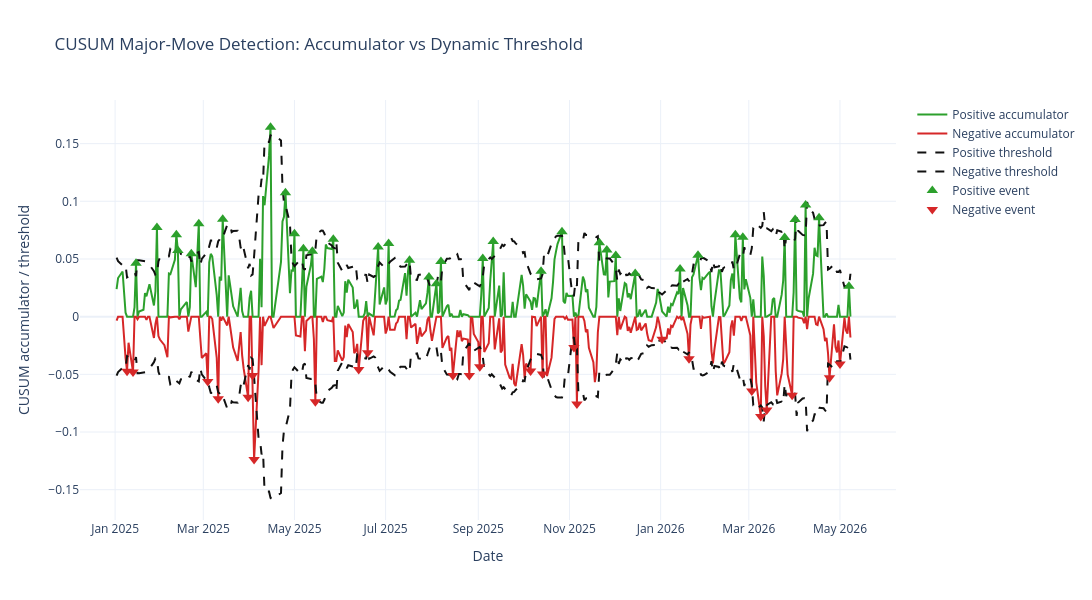

This figure's notebook cell:
### Code cell
cusum_accumulator_fig = plot_cusum_accumulator(cusum_path, start='2025-01-01')
cusum_accumulator_fig.show()

### Figure 1 — Plotly figure (JSON) as saved in the notebook; plotly's stock layout.template omitted (floating-point values rounded to 4 significant figures; data arrays with more than 128 entries replaced by an {"elided": "..."} marker saying what was removed)
{"data": [{"line": {"color": "#2ca02c"}, "mode": "lines", "name": "Positive accumulator", "type": "scatter", "x": {"elided": "348 str values"}, "y": {"elided": "348 float values"}}, {"line": {"color": "#d62728"}, "mode": "lines", "name": "Negative accumulator", "type": "scatter", "x": {"elided": "348 str values"}, "y": {"elided": "348 float values"}}, {"line": {"color": "#111111", "dash": "dash"}, "mode": "lines", "name": "Positive threshold", "type": "scatter", "x": {"elided": "348 str values"}, "y": {"elided": "348 float values"}}, {"line": {"color": "#111111", "dash": "dash"}, "mode": "lines", "name": "Negative threshold", "type": "scatter", "x": {"elided": "348 str values"}, "y": {"elided": "348 float values"}}, {"marker": {"color": "#2ca02c", "size": 10, "symbol": "triangle-up"}, "mode": "markers", "name": "Positive event", "type": "scatter", "x": ["2025-01-15T00:00:00", "2025-01-29T00:00:00", "2025-02-11T00:00:00", "2025-02-12T00:00:00", "2025-02-21T00:00:00", "2025-02-26T00:00:00", "2025-03-14T00:00:00", "2025-04-15T00:00:00", "2025-04-25T00:00:00", "2025-05-01T00:00:00", "2025-05-07T00:00:00", "2025-05-13T00:00:00", "2025-05-27T00:00:00", "2025-06-26T00:00:00", "2025-07-03T00:00:00", "2025-07-17T00:00:00", "2025-07-30T00:00:00", "2025-08-04T00:00:00", "2025-08-07T00:00:00", "2025-09-04T00:00:00", "2025-09-11T00:00:00", "2025-10-13T00:00:00", "2025-10-27T00:00:00", "2025-11-21T00:00:00", "2025-11-26T00:00:00", "2025-12-02T00:00:00", "2025-12-15T00:00:00", "2026-01-14T00:00:00", "2026-01-26T00:00:00", "2026-02-20T00:00:00", "2026-02-25T00:00:00", "2026-03-25T00:00:00", "2026-04-01T00:00:00", "2026-04-08T00:00:00", "2026-04-17T00:00:00", "2026-05-07T00:00:00"], "y": [0.04633, 0.0774, 0.07106, 0.05726, 0.05452, 0.08059, 0.08443, 0.1642, 0.1074, 0.07188, 0.05895, 0.05675, 0.06703, 0.06033, 0.06341, 0.04889, 0.03442, 0.02853, 0.04788, 0.05042, 0.06523, 0.03931, 0.0736, 0.06397, 0.05774, 0.05305, 0.03732, 0.04138, 0.05324, 0.07093, 0.06884, 0.06857, 0.08419, 0.09673, 0.0857, 0.02627]}, {"marker": {"color": "#d62728", "size": 10, "symbol": "triangle-down"}, "mode": "markers", "name": "Negative event", "type": "scatter", "x": ["2025-01-09T00:00:00", "2025-01-13T00:00:00", "2025-03-04T00:00:00", "2025-03-11T00:00:00", "2025-03-31T00:00:00", "2025-04-03T00:00:00", "2025-04-04T00:00:00", "2025-05-15T00:00:00", "2025-06-13T00:00:00", "2025-06-19T00:00:00", "2025-08-15T00:00:00", "2025-08-26T00:00:00", "2025-09-02T00:00:00", "2025-10-06T00:00:00", "2025-10-14T00:00:00", "2025-11-04T00:00:00", "2025-11-06T00:00:00", "2026-01-02T00:00:00", "2026-01-20T00:00:00", "2026-03-03T00:00:00", "2026-03-09T00:00:00", "2026-03-13T00:00:00", "2026-03-30T00:00:00", "2026-04-24T00:00:00", "2026-05-01T00:00:00"], "y": [-0.04726, -0.04789, -0.05629, -0.0712, -0.06984, -0.05102, -0.1239, -0.07368, -0.0459, -0.03131, -0.05103, -0.05098, -0.04348, -0.04715, -0.04981, -0.02668, -0.07578, -0.01956, -0.03651, -0.0645, -0.08654, -0.08082, -0.06805, -0.05285, -0.04113]}], "layout": {"height": 600, "hovermode": "x unified", "title": {"text": "CUSUM Major-Move Detection: Accumulator vs Dynamic Threshold"}, "width": 1100, "xaxis": {"autorange": true, "range": ["2024-12-08 12:12:35.895", "2026-06-07 11:47:24.105"], "title": {"text": "Date"}, "type": "date"}, "yaxis": {"autorange": true, "range": [-0.1763, 0.1878], "title": {"text": "CUSUM accumulator / threshold"}, "type": "linear"}}}
